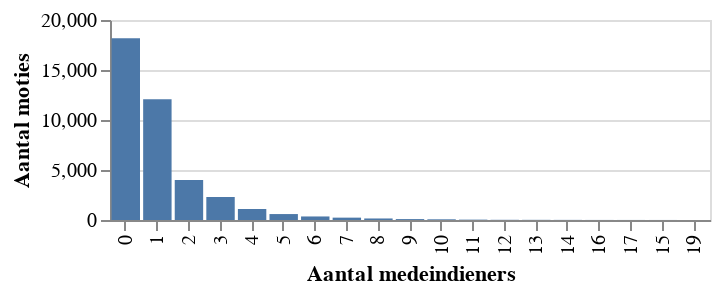

Here is the notebook cell this chart was saved with:
### Markdown cell above
## Welke partijen werken samen?

### Code cell
#| echo: false
medeindieners = df['Medeindiener_persoon'].values
c = Counter(len(i) for i in medeindieners)
c.most_common()
source = pd.DataFrame(c.most_common()).rename(columns={0:'Aantal medeindieners',1:'Aantal moties'})
alt.Chart(source).mark_bar().encode(
    x=alt.X('Aantal medeindieners:O',sort=alt.EncodingSortField(field="x", op="count", order='ascending')),
    y='Aantal moties:Q'
).properties(width=300, height=100)

### Figure 1 — Vega-Lite specification as saved in the notebook (floating-point values rounded to 4 significant figures)
{"config": {"view": {"continuousWidth": 300, "continuousHeight": 300}}, "data": {"name": "data-7309d4f664931b7120b8fc8f09e48fef"}, "mark": {"type": "bar"}, "encoding": {"x": {"field": "Aantal medeindieners", "sort": {"field": "x", "op": "count", "order": "ascending"}, "type": "ordinal"}, "y": {"field": "Aantal moties", "type": "quantitative"}}, "height": 100, "width": 300, "$schema": "https://vega.github.io/schema/vega-lite/v5.8.0.json", "datasets": {"data-7309d4f664931b7120b8fc8f09e48fef": [{"Aantal medeindieners": 0, "Aantal moties": 18181}, {"Aantal medeindieners": 1, "Aantal moties": 12068}, {"Aantal medeindieners": 2, "Aantal moties": 4000}, {"Aantal medeindieners": 3, "Aantal moties": 2303}, {"Aantal medeindieners": 4, "Aantal moties": 1098}, {"Aantal medeindieners": 5, "Aantal moties": 594}, {"Aantal medeindieners": 6, "Aantal moties": 354}, {"Aantal medeindieners": 7, "Aantal moties": 236}, {"Aantal medeindieners": 8, "Aantal moties": 153}, {"Aantal medeindieners": 9, "Aantal moties": 91}, {"Aantal medeindieners": 10, "Aantal moties": 68}, {"Aantal medeindieners": 11, "Aantal moties": 36}, {"Aantal medeindieners": 12, "Aantal moties": 19}, {"Aantal medeindieners": 13, "Aantal moties": 16}, {"Aantal medeindieners": 14, "Aantal moties": 11}, {"Aantal medeindieners": 16, "Aantal moties": 6}, {"Aantal medeindieners": 17, "Aantal moties": 5}, {"Aantal medeindieners": 15, "Aantal moties": 4}, {"Aantal medeindieners": 19, "Aantal moties": 2}]}}
